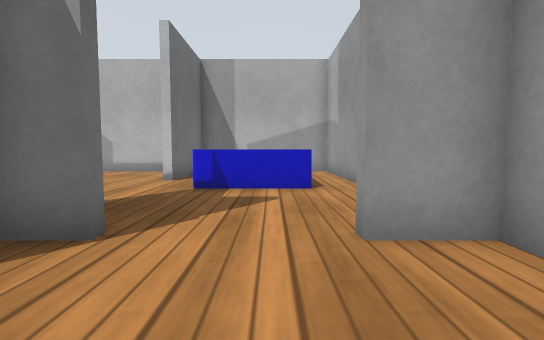
view 1 (above)

15 first-person views from a walk through a robot-simulator world made for Gazebo. The camera is 0.5 m above the floor, tilts 4° down and sees 85° across. The floor is counted in squares, 0.5 m on a side. Each view is taken from the middle of a square. On the plan, view 1 faces up. The plan holds only what a view shows up to about 12 squares ahead; the rest is blank. Simple patterns stand in for the simulator's built-in surfaces.

view 2
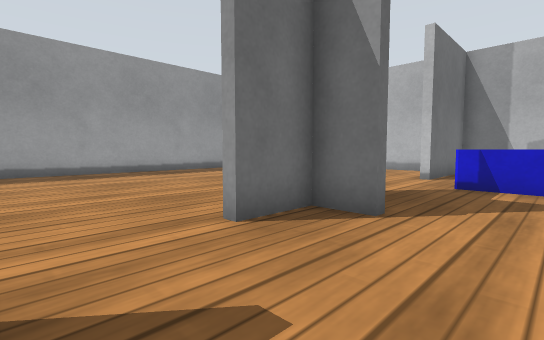

view 3
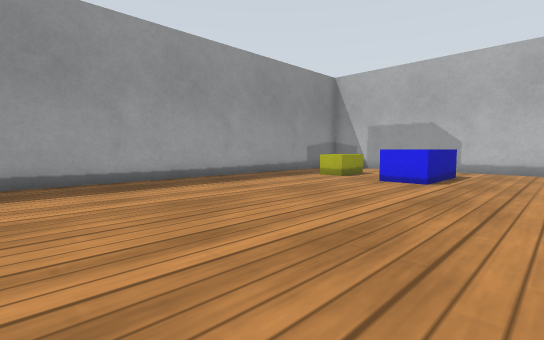

view 4
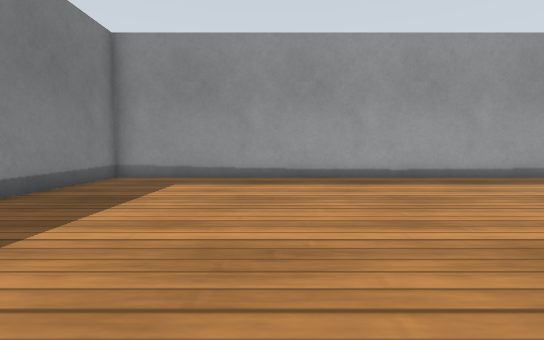

view 5
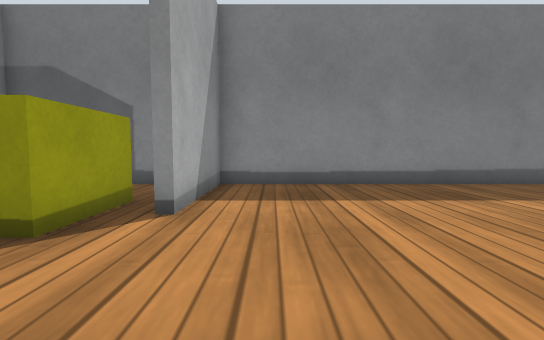

view 6
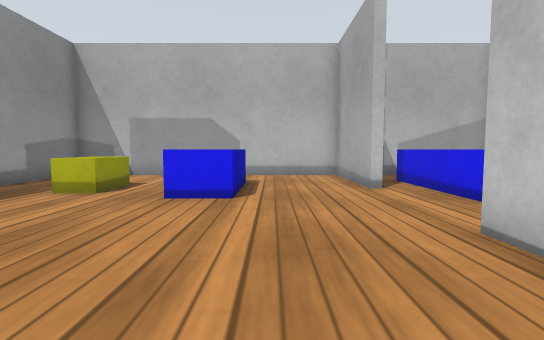

view 7
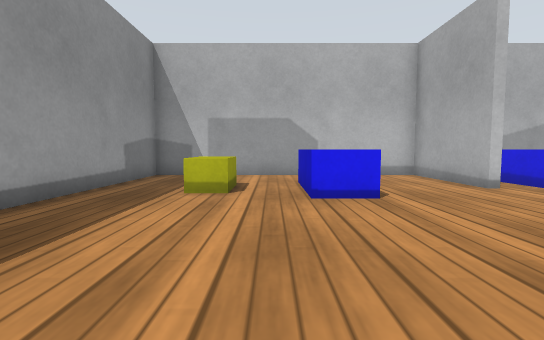

view 8
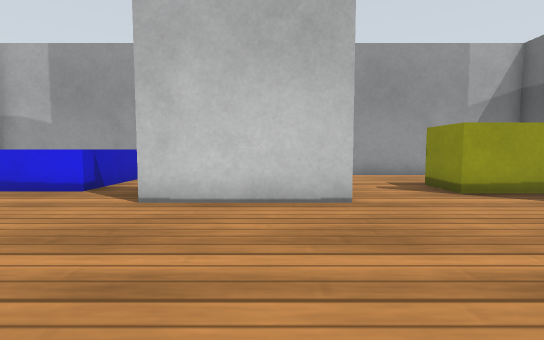

view 9
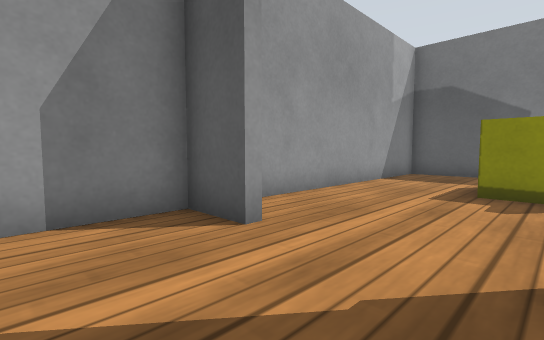

view 10
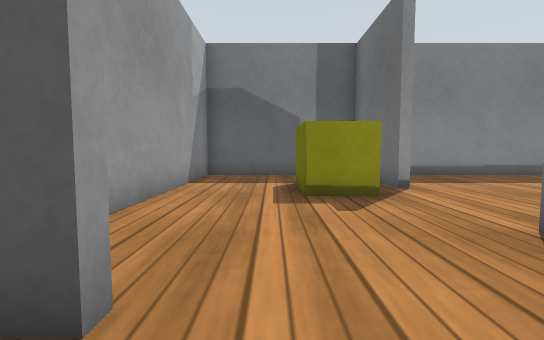

view 11
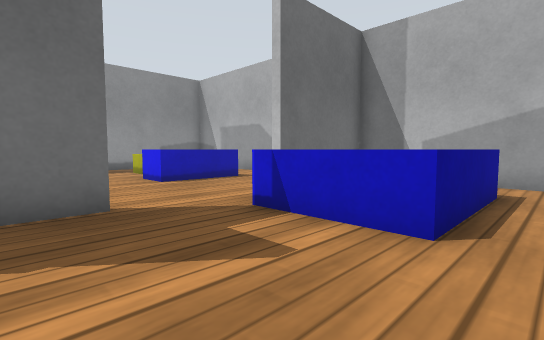

view 12
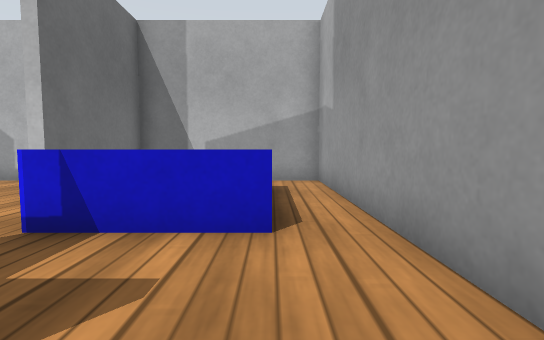

view 13
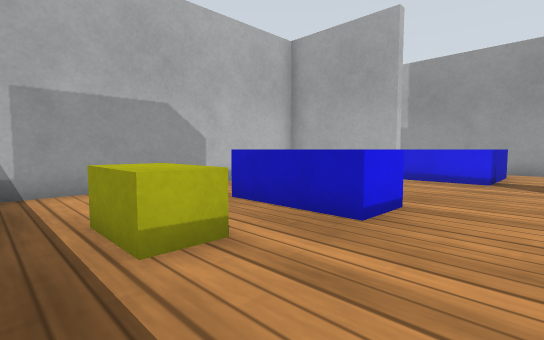

view 14
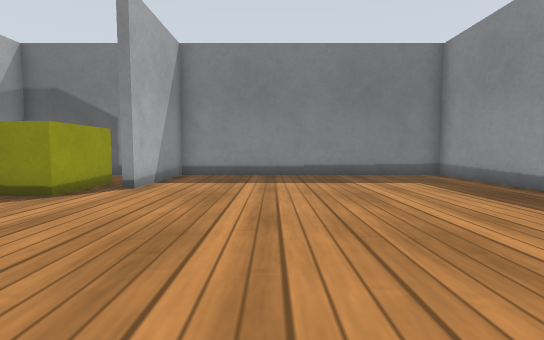

view 15
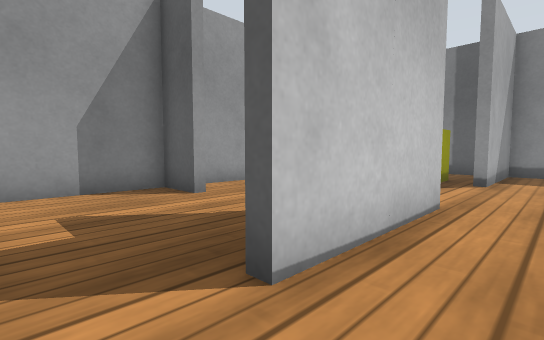

### Floor plan
Points are (right, up) in squares from view 1. A wall is a line through its corners. A room is listed if a view was taken in it or the views show most of it. See-through windows are left out.
Room 1 (views 1, 2, 3, 4, 5, 6, 7, 8, 9, 10, 11, 12, 13, 14, 15)
walls: (-3.2, 5.6) (-3.2, 4.1); (-3.5, 1.4) (-3.5, 5.5); (-2, 3.6) (-2, 3.2) (-3.2, 3.2) (-3.2, 1.5); (-3.5, 9.4) (-3.5, 13.5) (-13.5, 13.5) (-13.5, -6.5) (-3.5, -6.5) (-3.5, -2.5) (-3.2, -2.5) (-3.2, -6.5) (2.5, -6.5) (2.5, 3.2) (1, 3.2); (0.9, 3.5) (2.5, 3.5) (2.5, 13.5) (-3.2, 13.5) (-3.2, 9.5)
objects: yellow box (-11, 9) to (-10, 10); blue box (-8, 8) to (-7, 11); yellow box (-2, -3) to (-1, -2); blue box (-2, 8) to (1, 11)

Positions as (right, up) in squares from view 1, and headings:
1: (0, 0), facing up
2: (0, -1), facing up-left
3: (-4, -1), facing up-left
4: (-3, -1), facing left
5: (-5, 2), facing down
6: (-6, 2), facing up
7: (-9, 2), facing up
8: (-9, 3), facing right
9: (-2, 6), facing down-right
10: (0, 5), facing down
11: (2, 4), facing up-left
12: (1, 4), facing up
13: (-12, 6), facing up-right
14: (-7, 5), facing down
15: (-5, 7), facing down-right
